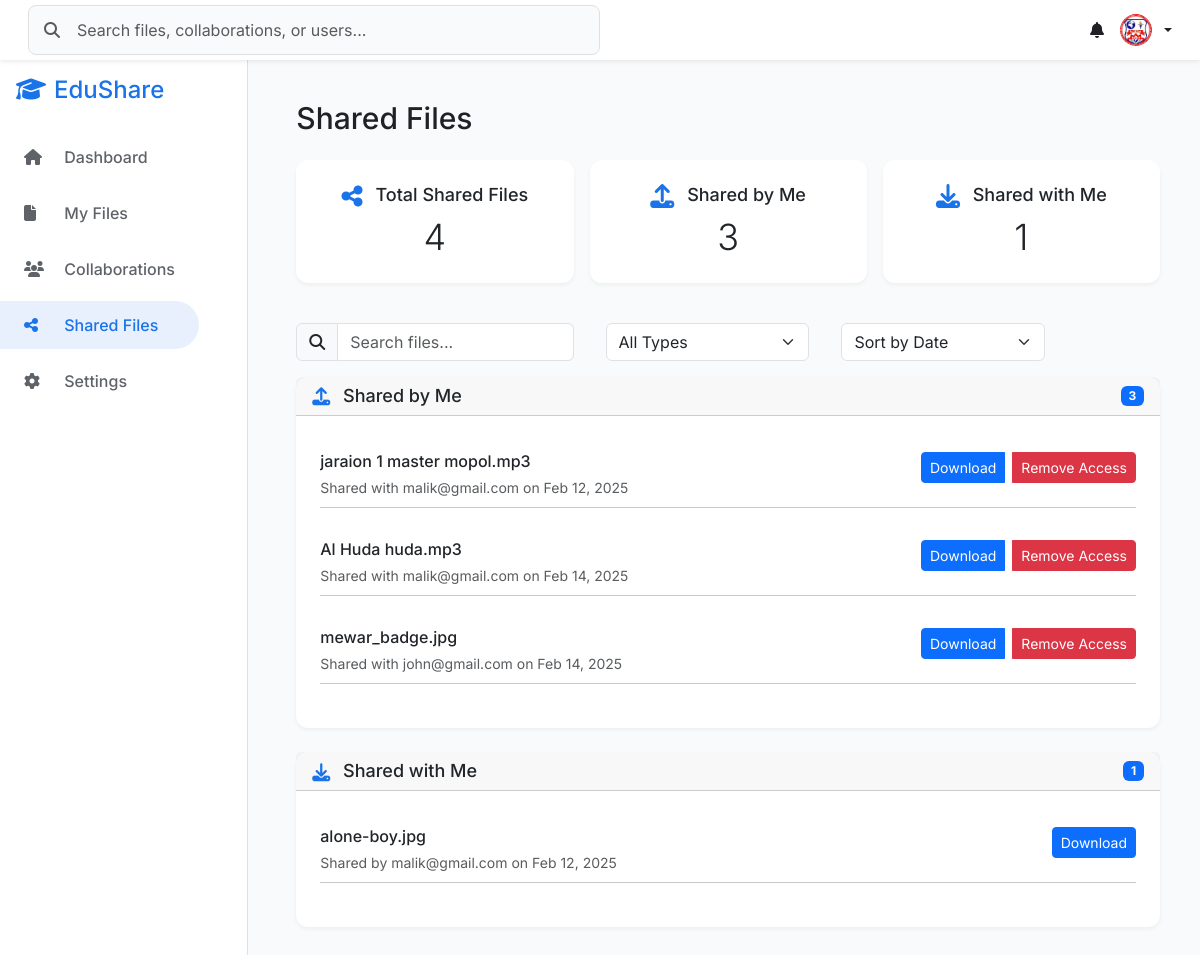
The app's page /auth/shared-files/ (signed in) with its own data.
### authentication/models.py (models this page shows, shortened)
class User(AbstractUser):
    ROLE_CHOICES = [
        ('faculty', 'Faculty'),
        ('admin', 'Admin'),
        ('external', 'External Partner'),
    ]
    email = models.EmailField(
        unique=True,
        validators=[EmailValidator()],
        error_messages={
            'unique': 'A user with this email already exists.',
        }
    )
    role = models.CharField(
        max_length=20,
        choices=ROLE_CHOICES
    )
    last_login_attempt = models.DateTimeField(null=True, blank=True)
    login_attempts = models.IntegerField(default=0)
    profile_picture = models.ImageField(
        upload_to=profile_picture_path,
        validators=[validate_image_size],
        null=True,
        blank=True,
        help_text="Upload a JPEG or PNG image (max size: 2MB)."
    )
    DEPARTMENT_CHOICES = [
        ('Computer Science', 'Computer Science'),
        ('Software Engineering', 'Software Engineering'),
        ('Cyber Security', 'Cyber Security'),
    ]
    department = models.CharField(
        max_length=100,
        choices=DEPARTMENT_CHOICES,
        blank=True,
        null=True
    )
    email_notifications = models.BooleanField(
        default=True,
        help_text="Enable email notifications about account activity"
    )
    file_updates = models.BooleanField(
        default=True,
        help_text="Receive notifications when shared files are modified"
    )
    USERNAME_FIELD = 'email'
    REQUIRED_FIELDS = ['username', 'role']
    class Meta:
        db_table = 'auth_user'

class SharedFile(models.Model):
    file = models.ForeignKey(File, on_delete=models.CASCADE)
    shared_by = models.ForeignKey(User, on_delete=models.CASCADE, related_name='shared_by')
    shared_with = models.ForeignKey(User, on_delete=models.CASCADE, related_name='shared_with')
    permission = models.CharField(max_length=10, choices=[('view', 'View'), ('edit', 'Edit')])
    shared_at = models.DateTimeField(auto_now_add=True)

class File(models.Model):
    user = models.ForeignKey(User, on_delete=models.CASCADE)
    name = models.CharField(max_length=255)
    file = models.FileField(upload_to='files/')
    file_size = models.BigIntegerField()
    created_at = models.DateTimeField(auto_now_add=True)
    modified_at = models.DateTimeField(auto_now=True)

### authentication/views.py (the view)
# urls.py: path('shared-files/', views.shared_files, name='shared_files'),
@login_required
def shared_files(request):
    shared_by_me = SharedFile.objects.filter(shared_by=request.user)
    shared_with_me = SharedFile.objects.filter(shared_with=request.user)
    all_shared_files = SharedFile.objects.filter(
        Q(shared_by=request.user) | Q(shared_with=request.user)
    ).distinct()
    total_shared_files = all_shared_files.count()
    context = {
        'shared_by_me': shared_by_me,
        'shared_with_me': shared_with_me,
        'total_shared_files': total_shared_files,
    }
    return render(request, 'authentication/dashboard/shared_files.html', context)

### authentication/templates/authentication/dashboard/shared_files.html (shortened to what this page needs)
{% extends 'authentication/dashboard/base.html' %}
{% block content %}
<div class="shared-files-container">
    <h3>Shared Files</h3>
    <div class="row g-3 mb-4">
        <div class="col-12 col-sm-6 col-md-4">
            <div class="card text-center stats-card">
                <div class="card-body">
                    <h5 class="card-title">
                        <i class="fas fa-share-alt"></i>
                        Total Shared Files
                    </h5>
                    <p class="card-text display-6">{{ total_shared_files }}</p>
                </div>
            </div>
        </div>
        <div class="col-12 col-sm-6 col-md-4">
            <div class="card text-center stats-card">
                <div class="card-body">
                    <h5 class="card-title">
                        <i class="fas fa-upload"></i>
                        Shared by Me
                    </h5>
                    <p class="card-text display-6">{{ shared_by_me|length }}</p>
                </div>
            </div>
        </div>
        <div class="col-12 col-sm-6 col-md-4">
            <div class="card text-center stats-card">
                <div class="card-body">
                    <h5 class="card-title">
                        <i class="fas fa-download"></i>
                        Shared with Me
                    </h5>
                    <p class="card-text display-6">{{ shared_with_me|length }}</p>
                </div>
            </div>
        </div>
    </div>
    <div class="row g-3 mb-3 search-filter-section">
        <div class="col-12 col-md-4">
            <div class="input-group">
                <span class="input-group-text"><i class="fas fa-search"></i></span>
                <input type="text" id="searchFiles" class="form-control" placeholder="Search files...">
            </div>
        </div>
        <div class="col-12 col-sm-6 col-md-3">
            <select id="filterType" class="form-select">
                <option value="">All Types</option>
            </select>
        </div>
        <div class="col-12 col-sm-6 col-md-3">
            <select id="sortBy" class="form-select">
                <option value="date">Sort by Date</option>
            </select>
        </div>
    </div>
    <div class="card mb-4">
        <div class="card-header d-flex justify-content-between align-items-center">
            <h5 class="card-title mb-0">
                <i class="fas fa-upload"></i>
                Shared by Me
            </h5>
            <span class="badge bg-primary">{{ shared_by_me|length }}</span>
        </div>
        <div class="card-body">
            {% for shared_file in shared_by_me %}
            <div class="shared-file-item">
                <div class="d-flex justify-content-between align-items-start">
                    <div class="file-info">
                        <h6 class="mb-1">{{ shared_file.file.name }}</h6>
                        <small class="text-muted">Shared with {{ shared_file.shared_with.email }} on {{ shared_file.shared_at|date:"M d, Y" }}</small>
                    </div>
                    <div class="btn-group">
                        <button class="btn btn-primary btn-sm me-2" onclick="downloadFile({{ shared_file.file.id }})">Download</button>
                        <button class="btn btn-danger btn-sm" onclick="removeSharedAccess({{ shared_file.id }})">Remove Access</button>
                    </div>
                </div>
                <hr class="my-2">
            </div>
            {% endfor %}
        </div>
    </div>
    <div class="card mb-4">
        <div class="card-header d-flex justify-content-between align-items-center">
            <h5 class="card-title mb-0">
                <i class="fas fa-download"></i>
                Shared with Me
            </h5>
            <span class="badge bg-primary">{{ shared_with_me|length }}</span>
        </div>
        <div class="card-body">
            {% for shared_file in shared_with_me %}
            <div class="shared-file-item">
                <div class="d-flex justify-content-between align-items-start">
                    <div class="file-info">
                        <h6 class="mb-1">{{ shared_file.file.name }}</h6>
                        <small class="text-muted">Shared by {{ shared_file.shared_by.email }} on {{ shared_file.shared_at|date:"M d, Y" }}</small>
                    </div>
                    <div class="btn-group">
                        <button class="btn btn-primary btn-sm" onclick="downloadFile({{ shared_file.file.id }})">Download</button>
                    </div>
                </div>
                <hr class="my-2">
            </div>
            {% endfor %}
        </div>
    </div>
</div>
{% endblock %}

### authentication/templates/authentication/dashboard/base.html (shortened to what this page needs)
{% load static %}
<!DOCTYPE html>
<html lang="en">
<head>
    <link href="https://cdn.jsdelivr.net/npm/bootstrap@5.3.2/dist/css/bootstrap.min.css" rel="stylesheet">
    <link rel="stylesheet" href="https://cdnjs.cloudflare.com/ajax/libs/font-awesome/6.5.1/css/all.min.css">
    <link rel="stylesheet" href="{% static 'css/base.css' %}">
    <link rel="stylesheet" href="{% static 'css/dashboard.css' %}">
</head>
<body>
    <nav class="navbar navbar-expand-lg navbar-light fixed-top bg-white shadow-sm">
        <div class="container-fluid">
            <div class="d-none d-lg-block w-50">
                <div class="position-relative">
                    <i class="fas fa-search position-absolute top-50 translate-middle-y ms-3 text-muted"></i>
                    <input class="form-control search-input ps-5" type="search"
                           placeholder="Search files, collaborations, or users...">
                </div>
            </div>
            <div class="d-flex align-items-center">
                <div class="dropdown me-3">
                    <a class="nav-link position-relative" href="#" role="button"
                       data-bs-toggle="dropdown" aria-expanded="false">
                        <i class="fas fa-bell"></i>
                    </a>
                </div>
                <div class="dropdown">
                    <a class="nav-link dropdown-toggle d-flex align-items-center gap-2" href="#"
                       role="button" data-bs-toggle="dropdown" aria-expanded="false">
                        {% if user.profile_picture %}
                            <img src="{{ user.profile_picture.url }}" alt="Profile"
                                 class="rounded-circle" width="32" height="32">
                        {% else %}
                            <div class="rounded-circle bg-primary text-white d-flex align-items-center justify-content-center"
                                 style="width: 32px; height: 32px; font-size: 14px;">
                                {{ user.get_full_name|default:user.email|make_list|first|upper }}
                            </div>
                        {% endif %}
                    </a>
                </div>
            </div>
        </div>
    </nav>
    <div class="d-flex">
        <nav id="sidebarMenu" class="sidebar collapse d-lg-block">
            <div class="position-fixed">
                <div class="px-3 mb-4 d-none d-lg-block">
                    <h4 style="color:#1a73e8" class="mb-0"><i class="fas fa-graduation-cap me-2"></i>EduShare</h4>
                </div>
                <ul class="nav flex-column">
                    <li class="nav-item">
                        <a class="nav-link {% if request.resolver_match.url_name == 'dashboard' %}active{% endif %}"
                           href="{% url 'authentication:dashboard' %}">
                            <i class="fas fa-home"></i> Dashboard
                        </a>
                    </li>
                    <li class="nav-item">
                        <a class="nav-link {% if request.resolver_match.url_name == 'my_files' %}active{% endif %}"
                           href="{% url 'authentication:my_files' %}">
                            <i class="fas fa-file"></i> My Files
                        </a>
                    </li>
                    <li class="nav-item">
                        <a class="nav-link {% if request.resolver_match.url_name == 'collaborations' %}active{% endif %}"
                           href="{% url 'authentication:collaborations' %}">
                            <i class="fas fa-users"></i> Collaborations
                        </a>
                    </li>
                    <li class="nav-item">
                        <a class="nav-link {% if request.resolver_match.url_name == 'shared_files' %}active{% endif %}"
                           href="{% url 'authentication:shared_files' %}">
                            <i class="fas fa-share-alt"></i> Shared Files
                        </a>
                    </li>
                    <li class="nav-item">
                        <a class="nav-link {% if request.resolver_match.url_name == 'settings' %}active{% endif %}"
                           href="{% url 'authentication:settings' %}">
                            <i class="fas fa-cog"></i> Settings
                        </a>
                    </li>
                </ul>
            </div>
        </nav>
        <main style="margin-left: 0.5rem;" class="flex-grow-1 p-4">
            {% block content %}{% endblock %}
        </main>
    </div>
</body>
</html>

### static/css/base.css (style rules this page uses)
:root { --primary-color: #1a73e8; --secondary-color: #5f6368; --sidebar-width: 250px; --navbar-height: 60px; --border-color: #e0e0e0; --hover-bg: #f8fafb; --shadow-sm: 0 1px 3px rgba(0, 0, 0, 0.1); --shadow-md: 0 4px 6px rgba(0, 0, 0, 0.1); }
body { min-height: 100vh; padding-top: var(--navbar-height); font-family: 'Inter', -apple-system, BlinkMacSystemFont, sans-serif; background-color: #f8fafb; color: #202124; }
.d-flex { display: flex; }
main { margin-left: var(--sidebar-width); width: calc(100% - var(--sidebar-width)); min-height: calc(100vh - var(--navbar-height)); background-color: #f8fafb; transition: margin-left 0.3s ease; }
.navbar { padding: 0.5rem 1rem; background: white; box-shadow: var(--shadow-sm); z-index: 1030; }
.search-input { padding: 0.75rem 1rem 0.75rem 2.5rem; border: 1px solid var(--border-color); border-radius: 8px; background-color: #f8fafb; transition: all 0.2s ease; }

### static/css/dashboard.css (style rules this page uses)
:root { --primary-color: #1a73e8; --sidebar-width: 250px; --navbar-height: 60px; --card-shadow: 0 2px 4px rgba(0, 0, 0, 0.05); --border-color: #e0e0e0; --hover-bg: #f8fafb; }
body { background-color: #f8fafb; font-family: 'Inter', -apple-system, BlinkMacSystemFont, sans-serif; }
.navbar { height: var(--navbar-height); background: white; box-shadow: 0 1px 3px rgba(0, 0, 0, 0.05); }
.search-input { background: #f8fafb; border: 1px solid var(--border-color); border-radius: 8px; padding: 0.75rem 1rem; width: 100%; transition: all 0.2s ease; }
.sidebar { background: white; width: var(--sidebar-width); border-right: 1px solid var(--border-color); padding: 1rem 0; }
.sidebar .nav-link { padding: 0.75rem 1.5rem; color: #5f6368; font-weight: 500; border-radius: 0 50px 50px 0; margin: 0.25rem 0; transition: all 0.2s ease; }
.sidebar .nav-link.active { background: #e8f0fe; color: var(--primary-color); }
.sidebar .nav-link i { width: 24px; margin-right: 12px; }
.card { border: none; border-radius: 12px; box-shadow: var(--card-shadow); background: white; transition: transform 0.2s ease, box-shadow 0.2s ease; }

### authentication/templates/authentication/dashboard/shared_files.html (style rules this page uses)
.shared-files-container { padding: 1rem; max-width: 100%; }
h3 { font-size: clamp(1.5rem, 2.5vw, 2rem); margin-bottom: 1.5rem; }
.card-title { font-size: clamp(1rem, 1.5vw, 1.25rem); }
.card-title i.fas { font-size: clamp(1.25rem, 2vw, 1.5rem); color: #1a73e8; margin-right: 0.5rem; vertical-align: middle; }
.card-header .card-title i.fas { font-size: clamp(1rem, 1.5vw, 1.25rem); }
.card { margin-bottom: 1rem; }
.card-body { padding: clamp(0.75rem, 2vw, 1.5rem); }
.search-filter-section { gap: 1rem; }
.shared-file-item { padding: 0.75rem 0; }
.display-6 { font-size: clamp(1.5rem, 3vw, 2.5rem); }

### records on screen
SharedFile: file.name "jaraion 1 master mopol.mp3", shared_with.email "malik@gmail.com", shared_at "Feb 12, 2025"
SharedFile: file.name "Al Huda huda.mp3", shared_with.email "malik@gmail.com", shared_at "Feb 14, 2025"
SharedFile: file.name "mewar_badge.jpg", shared_with.email "john@gmail.com", shared_at "Feb 14, 2025"
SharedFile: file.name "alone-boy.jpg", shared_by.email "malik@gmail.com", shared_at "Feb 12, 2025"

### other values on screen
{{ total_shared_files }} "4"
{{ shared_by_me|length }} "3"
{{ shared_with_me|length }} "1"
